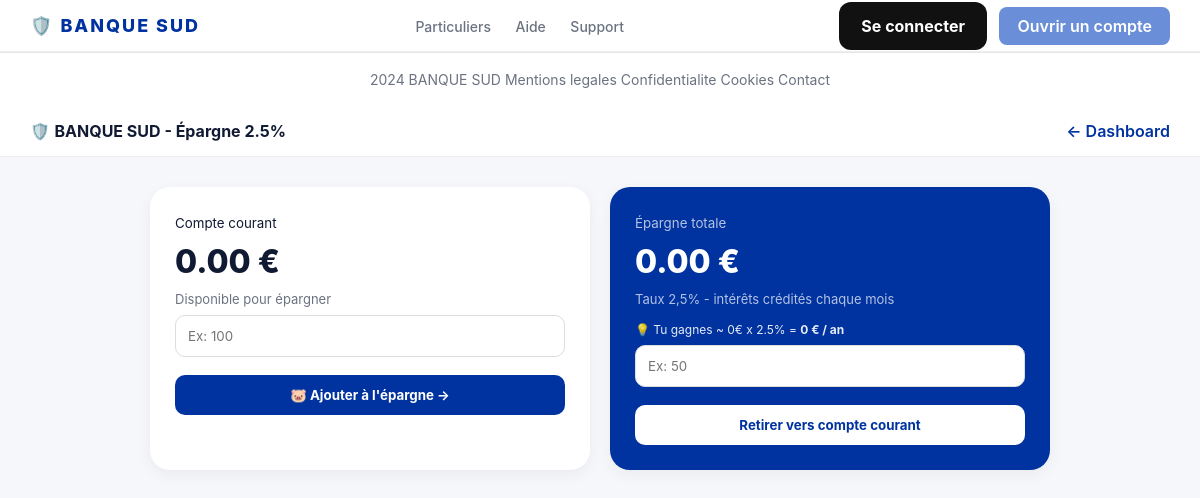
/epargne/ (signed in), run on the app's committed database.
### Banques/models.py (models this page shows, shortened)
class Compte(models.Model):
    user = models.OneToOneField(User, on_delete=models.CASCADE)
    numero_compte = models.CharField(max_length=20, unique=True) # ex: BN1234567890
    numero_carte = models.CharField(max_length=4, default="4242")
    solde = models.DecimalField(max_digits=12, decimal_places=2, default=50.00)
    epargne = models.DecimalField(max_digits=12, decimal_places=2, default=0.00)
    carte_bloquee = models.BooleanField(default=False)
    created_at = models.DateTimeField(auto_now_add=True)

### Banques/views.py (the view, shortened to what this page needs)
# urls.py: path('epargne/', views.epargne_view, name='epargne'),
@login_required(login_url='/login/')
def epargne_view(request):
    compte = request.user.compte
    message = None
    error = None
    return render(request, 'epargne.html', {
        'compte': compte,
        'message': message,
        'error': error
    })

### templates/epargne.html (shortened to what this page needs)
{% extends "base.html" %}
{% block contenus %}
</head>
<body>
<header>
    <div>🛡️ <b>BANQUE SUD - Épargne 2.5%</b></div>
    <a href="/dashboard/" style="color:#0033A0;font-weight:600;text-decoration:none;">← Dashboard</a>
</header>
<div class="epargne-box">
    <div class="card-e">
        <small>Compte courant</small>
        <div class="big">{{ compte.solde }} €</div>
        <p style="color:#6b7280;font-size:13px;">Disponible pour épargner</p>
        <form method="POST">
            <input type="number" step="0.01" name="montant" placeholder="Ex: 100" required>
            <button class="btn btn-blue">🐷 Ajouter à l'épargne →</button>
        </form>
    </div>
    <div class="card-e" style="background:#0033A0;color:white;">
        <small style="opacity:0.7;">Épargne totale</small>
        <div class="big">{{ compte.epargne }} €</div>
        <p style="opacity:0.7;font-size:13px;">Taux 2,5% - intérêts crédités chaque mois</p>
        <p style="opacity:0.9;font-size:12px;margin-top:15px;">💡 Tu gagnes ~ {{ compte.epargne|default:0 }}€ x 2.5% =
            <b>{% widthratio compte.epargne 1 0.025 %} € / an</b>
        </p>
        <form method="POST">
            <input type="number" step="0.01" name="montant" placeholder="Ex: 50" required style="color:black;">
            <button class="btn" style="background:white;color:#0033A0;">Retirer vers compte courant</button>
        </form>
    </div>
</div>
</body>
{% endblock  %}

### static/css/style.css (style rules this page uses)
* { margin:0;padding:0;box-sizing:border-box;font-family:Inter,system-ui,sans-serif }
body { background:#f7f8fa;color:#111a33 }
header { display:flex;justify-content:space-between;align-items:center;padding:18px 40px;background:white;border-bottom:1px solid #e5e7eb }
body { background:#f7f8fa;color:#111a33;min-height:100vh }
form { text-align:left }
header { display:flex;justify-content:space-between;align-items:center;padding:14px 30px;background:white;border-bottom:1px solid #e5e7eb }

### templates/epargne.html (style rules this page uses)
body { font-family:Inter,sans-serif;background:#f6f7fb;margin:0 }
header { background:white;padding:15px 30px;display:flex;justify-content:space-between;border-bottom:1px solid #eee }
.epargne-box { max-width:900px;margin:30px auto;display:grid;grid-template-columns:1fr 1fr;gap:20px }
.card-e { background:white;border-radius:20px;padding:25px;box-shadow:0 5px 15px rgba(0,0,0,.05) }
.big { font-size:32px;font-weight:800;margin:10px 0 }
.btn { width:100%;padding:12px;border:0;border-radius:10px;font-weight:700;cursor:pointer;margin-top:10px }
.btn-blue { background:#0033A0;color:white }
input { width:100%;padding:12px;border:1px solid #ddd;border-radius:10px;margin:8px 0 }

### data on the page
Compte: solde "0.00", epargne "0.00", epargne "0"
